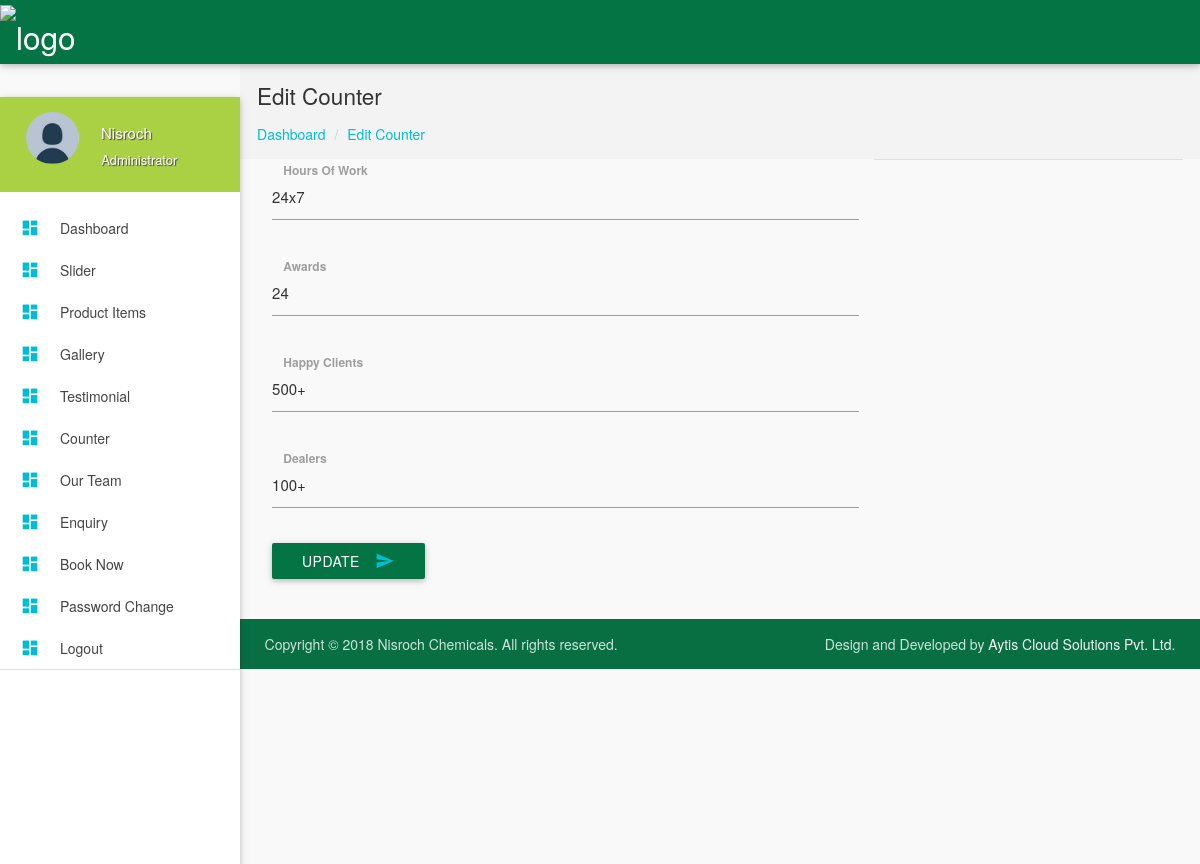
Screenshot of /admin/editcounter.php?id=1 (signed in) with the database file from the repository.
### tables this page shows
CREATE TABLE `periodic` (
  `id` int(10) NOT NULL,
  `work` varchar(100) NOT NULL,
  `awards` varchar(100) NOT NULL,
  `happy_client` varchar(100) NOT NULL,
  `dealers` varchar(100) NOT NULL
);

### admin/editcounter.php (the view, shortened to what this page needs)
<?php include'header.php';?>
 <section id="content">
        <div id="breadcrumbs-wrapper">
          <div class="container">
            <div class="row">
              <div class="col s12 m12 l12">
                <h5 class="breadcrumbs-title">Edit Counter</h5>
                <ol class="breadcrumbs">
                  <li><a href="index.php">Dashboard</a>
                  </li>
                  <li><a href="#">Edit Counter</a>
                  </li>
                </ol>
              </div>
            </div>
          </div>
        </div>
        <div class="container">
            <div class="col-md-8">
            <form action="" method="post" enctype="multipart/form-data">
                <?php
                $id=$_REQUEST['id'];
                $sql=mysqli_query($conn,"select * from periodic where id='$id'");
                $rs=mysqli_fetch_assoc($sql);
                ?>
                       <div class="input-field col s12">
                           <input id="notice" type="text" name="work" value="<?php echo $rs['work'];?>" class="validate">
                          <label for="notice">Hours Of Work</label>
                        </div><br/>
                        <div class="input-field col s12">
                        <input id="notice" type="text" name="awards" value="<?php echo $rs['awards'];?>" class="validate">
                          <label for="notice">Awards</label>
                        </div><br/>
                     <div class="input-field col s12">
                   <input id="notice" type="text" name="happy" value="<?php echo $rs['happy_client'];?>" class="validate">
                          <label for="notice">Happy Clients</label>
                        </div><br/>
                        <div class="input-field col s12">
                        <input id="notice" type="text" name="dealers" value="<?php echo $rs['dealers'];?>" class="validate">
                          <label for="notice">Dealers</label>
                        </div><br/>
                        <button class="btn cyan waves-effect waves-light" type="submit" name="submit">Update
                                <i class="mdi-content-send right"></i>
                              </button>
            </form><br/>
            </div>
            <div class="divider"></div>
        </div>
        <?php include 'footer.php';?>

### admin/header.php (shortened to what this page needs)
<?php
include("includes/db_connection.php");
?>
<!DOCTYPE html>
<html lang="en">
<head>
  <link href="../assets//css/bootstrap.min.css" type="text/css" rel="stylesheet" media="screen,projection">
  <link href="css/materialize.min.css" type="text/css" rel="stylesheet" media="screen,projection">
  <link href="css/style.min.css" type="text/css" rel="stylesheet" media="screen,projection">
    <link href="css/custom/custom.min.css" type="text/css" rel="stylesheet" media="screen,projection">
<link rel="stylesheet" href="https://cdnjs.cloudflare.com/ajax/libs/font-awesome/4.7.0/css/font-awesome.min.css">
  <link href="js/plugins/prism/prism.css" type="text/css" rel="stylesheet" media="screen,projection">
  <link href="js/plugins/perfect-scrollbar/perfect-scrollbar.css" type="text/css" rel="stylesheet" media="screen,projection">
  <link href="js/plugins/chartist-js/chartist.min.css" type="text/css" rel="stylesheet" media="screen,projection">
  <link href="js/plugins/dropify/css/dropify.min.css" type="text/css" rel="stylesheet" media="screen,projection">
</head>
<body>
  <header id="header" class="page-topbar">
        <div class="navbar-fixed">
            <nav class="navbar-color">
                <div class="nav-wrapper">
                    <ul class="left">
                        <li><a href="index.php" class="brand-logo darken-1"><img src="../assets/img/logo.png" alt="logo"></a></li>
                    </ul>
                </div>
            </nav>
        </div>
  </header>
  <div id="main">
    <div class="wrapper">
      <aside id="left-sidebar-nav">
                <ul id="slide-out" class="side-nav fixed leftside-navigation">
                <li class="user-details cyan darken-2">
                <div class="row">
                    <div class="col col s4 m4 l4">
                        <img src="images/avatar.jpg" alt="" class="circle responsive-img valign profile-image">
                    </div>
                    <div class="col col s8 m8 l8">
                        <?php
                        $role=$_SESSION['role'];
                        $sql=mysqli_query($conn,"select * from login where role='$role'");
                        $rr=mysqli_fetch_assoc($sql);
                        $name=$rr['username'];
                        ?>
                        <a class="btn-flat dropdown-button waves-effect waves-light white-text profile-btn" href="#" data-activates="profile-dropdown"><?php echo $name;?></a>
                        <p class="user-roal">Administrator</p>
                    </div>
                </div>
            </li>
                <li class="bold"><a href="index.php" class="waves-effect waves-cyan"><i class="mdi-action-dashboard"></i> Dashboard</a>
                </li>
                <li class="bold"><a href="slider.php" class="waves-effect waves-cyan"><i class="mdi-action-dashboard"></i> Slider</a>
                </li>
                <li class="bold"><a href="productitem.php" class="waves-effect waves-cyan"><i class="mdi-action-dashboard"></i> Product Items</a>
                </li>
                 <li class="bold"><a href="gallery.php" class="waves-effect waves-cyan"><i class="mdi-action-dashboard"></i> Gallery</a>
                </li>
                <li class="bold"><a href="testimonal.php" class="waves-effect waves-cyan"><i class="mdi-action-dashboard"></i> Testimonial</a>
                </li>
                  <li class="bold"><a href="counter.php" class="waves-effect waves-cyan"><i class="mdi-action-dashboard"></i> Counter</a>
                </li>
                 <li class="bold"><a href="team.php" class="waves-effect waves-cyan"><i class="mdi-action-dashboard"></i> Our Team</a>
                </li>
                <li class="bold"><a href="enquiry.php" class="waves-effect waves-cyan"><i class="mdi-action-dashboard"></i> Enquiry</a>
                </li>
                 <li class="bold"><a href="book.php" class="waves-effect waves-cyan"><i class="mdi-action-dashboard"></i> Book Now</a>
                </li>
                  <li class="bold"><a href="password.php" class="waves-effect waves-cyan"><i class="mdi-action-dashboard"></i> Password Change</a>
                </li>
                <li class="bold"><a href="logout.php" class="waves-effect waves-cyan"><i class="mdi-action-dashboard"></i> Logout</a>
                </li>
                <li class="li-hover"><div class="divider"></div></li>
            </ul>
            </aside>

### admin/header.php (style rules this page uses)
i { color: #aad044; }
#content { min-height:800px; }

### admin/editcounter.php (style rules this page uses)
i { color:#00bcd4; }

### rows the page displays
periodic: work "24x7", awards "24", happy "500+", dealers "100+"

### other values shown
$name "Nisroch"
